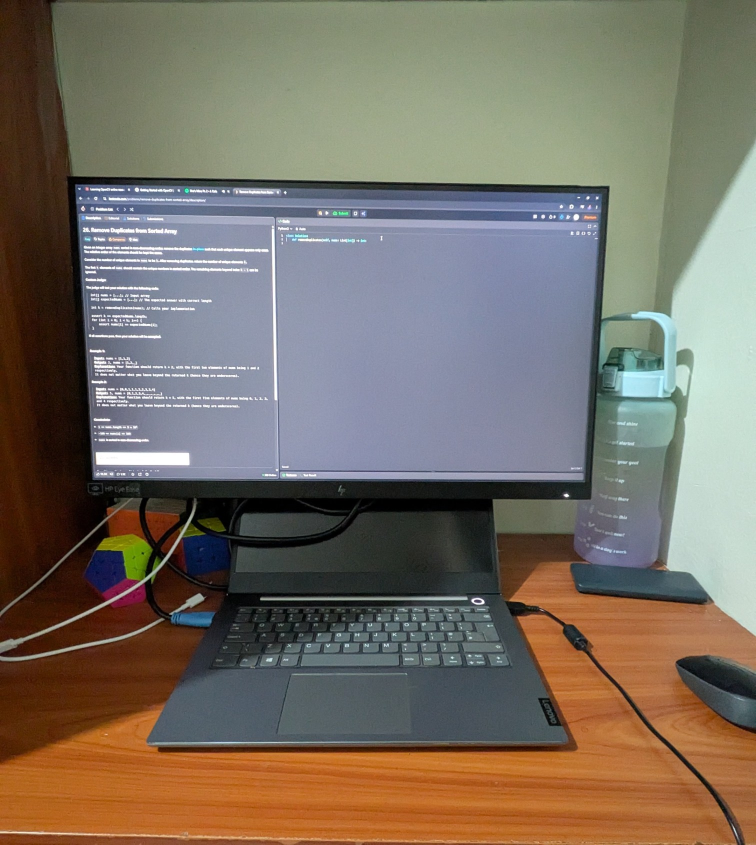
#> input picture assets/setup.jpg, 1512 x 1689 px (shown at 1/2 size)
$ python script.py
#> lines starting #> are read from the running program, lines starting #| are printed output that depends on the picture; after the words box and inside, x2 and y2 are one past the last pixel; in counts of white or black regions, pixels touching at a corner belong together
# Images in the computer are a matrix
# OpenCV uses NumPy arrays
# A standard coloured image contains 3 chaneels, blue, green and red
# When an image is read, it returns a tuple containing 3 values -> columns, rows and channels

import cv2 as opencv
import os

base_dir = os.path.dirname(os.path.abspath(__file__))
img = opencv.imread(os.path.join(base_dir, "../assets/setup.jpg"), 1)
#> img is the input picture: shape (1689, 1512, 3); mean B, G, R 99.7, 111.6, 120.8

section = img[500:700, 600:900] # extract the specific section
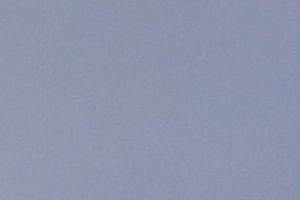
#> section: shape (200, 300, 3); mean B, G, R 173.2, 148.2, 141.6
img[100:300, 600: 900] = section # write the section onto the image
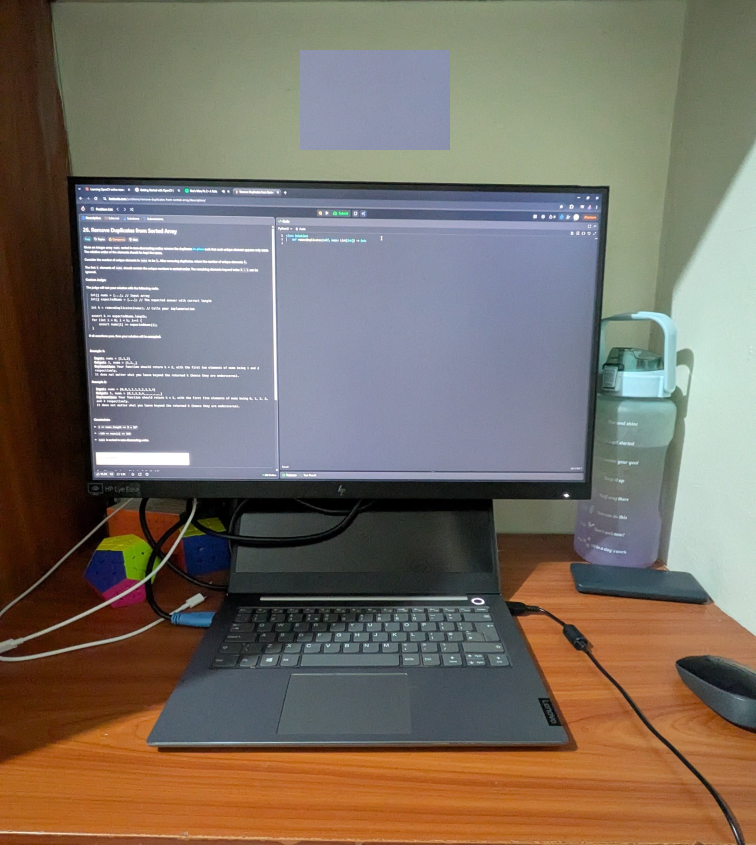
#> img: shape (1689, 1512, 3) (shown at 1/2 size); 2.35% of pixels changed, all inside (x1, y1, x2, y2) = (600, 100, 900, 300)

opencv.imshow("Image", img)
opencv.waitKey(0)
opencv.destroyAllWindows()
